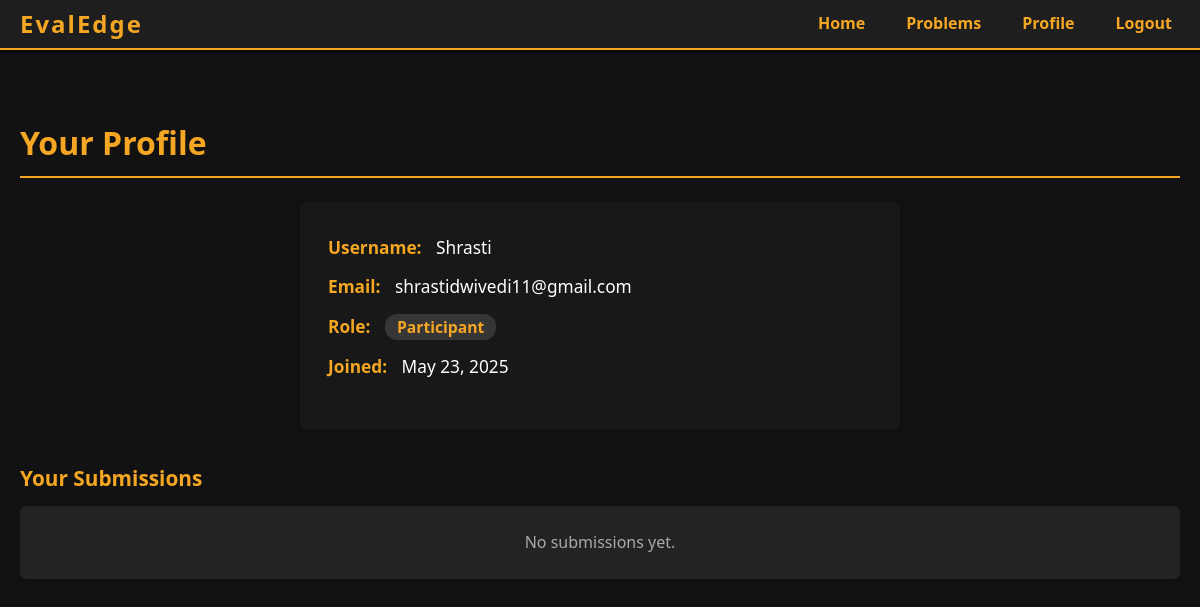
Screenshot of /profile/ (signed in) with the database file from the repository.
### users/models.py (models this page shows, shortened)
class CustomUser(AbstractUser):
    ROLE_CHOICES = [
        ('participant', 'Participant'),
        ('setter', 'Problem Setter'),
        ('admin', 'Admin'),
    ]
    role = models.CharField(max_length=20, choices=ROLE_CHOICES, default='participant')
    created_at = models.DateTimeField(auto_now_add=True)
    my_saved_problems = models.ManyToManyField('problems.Problem', related_name='saved_by', blank=True)

### users/views.py (the view)
# urls.py: path('profile/', views.profile_view, name='profile'),
@login_required
def profile_view(request):
    user = request.user
    submissions = Submission.objects.filter(user=user).select_related('problem').order_by('-submitted_at')
    return render(request, 'profile.html', {
        'user': user,
        'submissions': submissions,
    })

### templates/profile.html (shortened to what this page needs)
{% extends 'base.html' %}
{% block content %}
<h2 class="profile-title">Your Profile</h2>
<div class="profile-card">
    <div class="profile-info">
        <div class="profile-row"><span class="profile-label">Username:</span> {{ user.username }}</div>
        <div class="profile-row"><span class="profile-label">Email:</span> {{ user.email }}</div>
        <div class="profile-row"><span class="profile-label">Role:</span>
            <span class="profile-role">{{ user.get_role_display }}</span>
        </div>
        <div class="profile-row"><span class="profile-label">Joined:</span> {{ user.created_at|date:"F j, Y" }}</div>
    </div>
</div>
<h3 class="profile-subtitle">Your Submissions</h3>
<div class="profile-submissions-wrapper">
    {% if submissions %}
    <table class="profile-submissions-table">
        <thead>
            <tr>
                <th>Problem</th>
                <th>Verdict</th>
                <th>Language</th>
                <th>Submitted At</th>
            </tr>
        </thead>
        <tbody>
        {% for sub in submissions %}
            <tr>
                <td>
                    <a href="{% url 'problem_detail' sub.problem.id %}" class="profile-problem-link">{{ sub.problem.title }}</a>
                </td>
                <td>
                    <span class="profile-verdict {{ sub.verdict|lower }}">{{ sub.verdict }}</span>
                </td>
                <td>{{ sub.get_language_display }}</td>
                <td>{{ sub.submitted_at|date:"M d, Y H:i" }}</td>
            </tr>
        {% endfor %}
        </tbody>
    </table>
    {% else %}
        <div class="profile-empty">No submissions yet.</div>
    {% endif %}
</div>
{% endblock %}

### static/css/base.css (style rules this page uses)
* { box-sizing: border-box; }
body { margin: 0; background-color: #121212; color: #fff; font-family: 'Segoe UI', Tahoma, Geneva, Verdana, sans-serif; line-height: 1.6; }
h1, h3 { color: #f5a623; margin-bottom: 15px; }
.profile-title { font-size: 2rem; font-weight: bold; color: #f5a623; margin-bottom: 24px; border-bottom: 2px solid #f5a623; padding-bottom: 8px; }
.profile-card { background: #181818; padding: 32px 28px; border-radius: 8px; box-shadow: 0 2px 10px rgba(0,0,0,0.18); max-width: 600px; margin: 0 auto 32px auto; }
.profile-info { margin-bottom: 18px; }
.profile-row { margin-bottom: 12px; font-size: 1.08rem; }
.profile-label { color: #f5a623; font-weight: 600; margin-right: 10px; }
.profile-role { background: #363636; color: #f5a623; padding: 2px 12px; border-radius: 12px; font-weight: 600; font-size: 0.98rem; }
.profile-subtitle { color: #f5a623; font-size: 1.3rem; margin-bottom: 10px; margin-top: 32px; }
.profile-submissions-wrapper { overflow-x: auto; background: #232323; border-radius: 6px; box-shadow: 0 2px 8px rgba(0,0,0,0.10); margin-bottom: 32px; }
.profile-empty { color: #aaa; padding: 24px; text-align: center; }

### rows the page displays
CustomUser: username "Shrasti", email "shrastidwivedi11@gmail.com", role "Participant", created_at "May 23, 2025"
